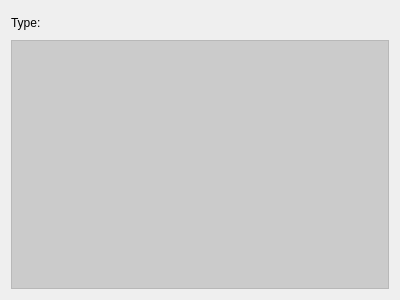
<?xml version="1.0" encoding="UTF-8"?>
<ui version="4.0">
 <class>InspectorWidget</class>
 <widget class="QWidget" name="InspectorWidget">
  <property name="geometry">
   <rect>
    <x>0</x>
    <y>0</y>
    <width>400</width>
    <height>300</height>
   </rect>
  </property>
  <property name="windowTitle">
   <string>Form</string>
  </property>
  <layout class="QVBoxLayout" name="verticalLayout">
   <item>
    <layout class="QHBoxLayout" name="horizontalLayout">
     <item>
      <widget class="QLabel" name="label">
       <property name="text">
        <string>Type:</string>
       </property>
      </widget>
     </item>
     <item>
      <widget class="QLabel" name="entityType">
       <property name="sizePolicy">
        <sizepolicy hsizetype="MinimumExpanding" vsizetype="Preferred">
         <horstretch>0</horstretch>
         <verstretch>0</verstretch>
        </sizepolicy>
       </property>
       <property name="font">
        <font>
         <weight>75</weight>
         <bold>true</bold>
        </font>
       </property>
      </widget>
     </item>
     <item>
      <widget class="QToolButton" name="buttonExpand">
       <property name="enabled">
        <bool>false</bool>
       </property>
       <property name="toolTip">
        <string>Expand/Collapse Tree</string>
       </property>
       <property name="icon">
        <iconset resource="../Resources.qrc">
         <normaloff>:/assets/images/chevrons-down.svg</normaloff>
         <normalon>:/assets/images/chevrons-up.svg</normalon>:/assets/images/chevrons-down.svg</iconset>
       </property>
       <property name="checkable">
        <bool>true</bool>
       </property>
       <property name="autoRaise">
        <bool>true</bool>
       </property>
      </widget>
     </item>
     <item>
      <widget class="QToolButton" name="buttonCopy">
       <property name="enabled">
        <bool>false</bool>
       </property>
       <property name="toolTip">
        <string>Copy To Clipboard</string>
       </property>
       <property name="icon">
        <iconset resource="../Resources.qrc">
         <normaloff>:/assets/images/copy.svg</normaloff>:/assets/images/copy.svg</iconset>
       </property>
       <property name="autoRaise">
        <bool>true</bool>
       </property>
      </widget>
     </item>
    </layout>
   </item>
   <item>
    <widget class="QTreeView" name="treeView">
     <property name="palette">
      <palette>
       <active>
        <colorrole role="Base">
         <brush brushstyle="SolidPattern">
          <color alpha="255">
           <red>203</red>
           <green>203</green>
           <blue>203</blue>
          </color>
         </brush>
        </colorrole>
        <colorrole role="AlternateBase">
         <brush brushstyle="SolidPattern">
          <color alpha="255">
           <red>184</red>
           <green>184</green>
           <blue>184</blue>
          </color>
         </brush>
        </colorrole>
       </active>
       <inactive>
        <colorrole role="Base">
         <brush brushstyle="SolidPattern">
          <color alpha="255">
           <red>203</red>
           <green>203</green>
           <blue>203</blue>
          </color>
         </brush>
        </colorrole>
        <colorrole role="AlternateBase">
         <brush brushstyle="SolidPattern">
          <color alpha="255">
           <red>184</red>
           <green>184</green>
           <blue>184</blue>
          </color>
         </brush>
        </colorrole>
       </inactive>
       <disabled>
        <colorrole role="Base">
         <brush brushstyle="SolidPattern">
          <color alpha="255">
           <red>239</red>
           <green>239</green>
           <blue>239</blue>
          </color>
         </brush>
        </colorrole>
        <colorrole role="AlternateBase">
         <brush brushstyle="SolidPattern">
          <color alpha="255">
           <red>184</red>
           <green>184</green>
           <blue>184</blue>
          </color>
         </brush>
        </colorrole>
       </disabled>
      </palette>
     </property>
     <property name="editTriggers">
      <set>QAbstractItemView::NoEditTriggers</set>
     </property>
     <property name="alternatingRowColors">
      <bool>true</bool>
     </property>
     <property name="uniformRowHeights">
      <bool>true</bool>
     </property>
     <property name="sortingEnabled">
      <bool>true</bool>
     </property>
     <attribute name="headerDefaultSectionSize">
      <number>200</number>
     </attribute>
     <attribute name="headerMinimumSectionSize">
      <number>40</number>
     </attribute>
     <attribute name="headerShowSortIndicator" stdset="0">
      <bool>true</bool>
     </attribute>
    </widget>
   </item>
  </layout>
 </widget>
 <resources>
  <include location="../Resources.qrc"/>
 </resources>
 <connections/>
</ui>
